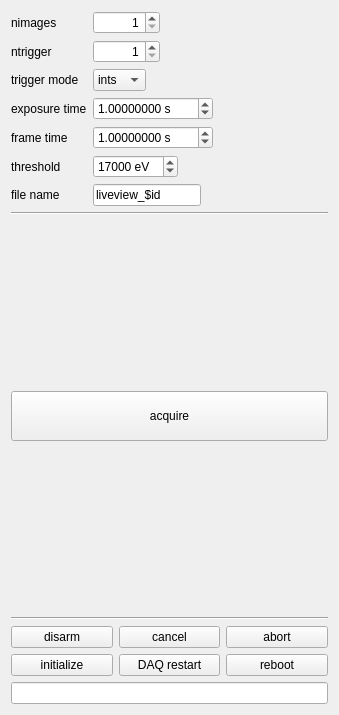
<?xml version="1.0" encoding="UTF-8"?>
<ui version="4.0">
 <class>Form</class>
 <widget class="QWidget" name="Form">
  <property name="geometry">
   <rect>
    <x>0</x>
    <y>0</y>
    <width>339</width>
    <height>715</height>
   </rect>
  </property>
  <property name="windowTitle">
   <string>Form</string>
  </property>
  <layout class="QVBoxLayout" name="verticalLayout">
   <item>
    <layout class="QVBoxLayout" name="verticalLayout_4" stretch="0,0,0,0,0,0,0,0,0">
     <property name="spacing">
      <number>-1</number>
     </property>
     <property name="topMargin">
      <number>0</number>
     </property>
     <property name="bottomMargin">
      <number>0</number>
     </property>
     <item>
      <layout class="QFormLayout" name="formLayout_3">
       <property name="fieldGrowthPolicy">
        <enum>QFormLayout::FieldsStayAtSizeHint</enum>
       </property>
       <property name="topMargin">
        <number>0</number>
       </property>
       <property name="bottomMargin">
        <number>0</number>
       </property>
       <item row="0" column="0">
        <widget class="QLabel" name="nimagesLabel_2">
         <property name="text">
          <string>nimages</string>
         </property>
        </widget>
       </item>
       <item row="0" column="1">
        <widget class="QSpinBox" name="settingNimages">
         <property name="alignment">
          <set>Qt::AlignRight|Qt::AlignTrailing|Qt::AlignVCenter</set>
         </property>
         <property name="minimum">
          <number>1</number>
         </property>
         <property name="maximum">
          <number>1000000</number>
         </property>
        </widget>
       </item>
       <item row="1" column="0">
        <widget class="QLabel" name="ntriggerLabel_2">
         <property name="text">
          <string>ntrigger</string>
         </property>
        </widget>
       </item>
       <item row="1" column="1">
        <widget class="QSpinBox" name="settingNtrigger">
         <property name="alignment">
          <set>Qt::AlignRight|Qt::AlignTrailing|Qt::AlignVCenter</set>
         </property>
         <property name="minimum">
          <number>1</number>
         </property>
         <property name="maximum">
          <number>1000000</number>
         </property>
        </widget>
       </item>
       <item row="2" column="0">
        <widget class="QLabel" name="triggerModeLabel_2">
         <property name="text">
          <string>trigger mode</string>
         </property>
        </widget>
       </item>
       <item row="2" column="1">
        <widget class="QComboBox" name="settingTriggerMode">
         <item>
          <property name="text">
           <string>ints</string>
          </property>
         </item>
         <item>
          <property name="text">
           <string>exte</string>
          </property>
         </item>
         <item>
          <property name="text">
           <string>exts</string>
          </property>
         </item>
        </widget>
       </item>
       <item row="3" column="0">
        <widget class="QLabel" name="exposureTimeLabel_2">
         <property name="text">
          <string>exposure time</string>
         </property>
        </widget>
       </item>
       <item row="3" column="1">
        <widget class="QDoubleSpinBox" name="settingExposureTime">
         <property name="suffix">
          <string> s</string>
         </property>
         <property name="decimals">
          <number>8</number>
         </property>
         <property name="minimum">
          <double>0.000001000000000</double>
         </property>
         <property name="maximum">
          <double>1800.000000000000000</double>
         </property>
         <property name="singleStep">
          <double>0.000001000000000</double>
         </property>
         <property name="value">
          <double>1.000000000000000</double>
         </property>
        </widget>
       </item>
       <item row="5" column="0">
        <widget class="QLabel" name="thresholdLabel_2">
         <property name="text">
          <string>threshold</string>
         </property>
        </widget>
       </item>
       <item row="5" column="1">
        <widget class="QSpinBox" name="settingThreshold">
         <property name="suffix">
          <string> eV</string>
         </property>
         <property name="minimum">
          <number>2700</number>
         </property>
         <property name="maximum">
          <number>100000</number>
         </property>
         <property name="singleStep">
          <number>100</number>
         </property>
         <property name="value">
          <number>17000</number>
         </property>
        </widget>
       </item>
       <item row="6" column="0">
        <widget class="QLabel" name="fileNameLabel_2">
         <property name="text">
          <string>file name</string>
         </property>
        </widget>
       </item>
       <item row="6" column="1">
        <widget class="QLineEdit" name="settingFileName">
         <property name="inputMask">
          <string/>
         </property>
         <property name="text">
          <string>liveview_$id</string>
         </property>
         <property name="maxLength">
          <number>32</number>
         </property>
        </widget>
       </item>
       <item row="4" column="0">
        <widget class="QLabel" name="frameTimeLabel_2">
         <property name="text">
          <string>frame time</string>
         </property>
        </widget>
       </item>
       <item row="4" column="1">
        <widget class="QDoubleSpinBox" name="settingFrameTime">
         <property name="suffix">
          <string> s</string>
         </property>
         <property name="decimals">
          <number>8</number>
         </property>
         <property name="minimum">
          <double>0.000001000000000</double>
         </property>
         <property name="maximum">
          <double>1800.000000000000000</double>
         </property>
         <property name="singleStep">
          <double>0.100000000000000</double>
         </property>
         <property name="value">
          <double>1.000000000000000</double>
         </property>
        </widget>
       </item>
      </layout>
     </item>
     <item>
      <widget class="Line" name="line_2">
       <property name="orientation">
        <enum>Qt::Horizontal</enum>
       </property>
      </widget>
     </item>
     <item>
      <spacer name="verticalSpacer_4">
       <property name="orientation">
        <enum>Qt::Vertical</enum>
       </property>
       <property name="sizeHint" stdset="0">
        <size>
         <width>20</width>
         <height>40</height>
        </size>
       </property>
      </spacer>
     </item>
     <item>
      <layout class="QHBoxLayout" name="horizontalLayout_7">
       <property name="topMargin">
        <number>0</number>
       </property>
       <property name="bottomMargin">
        <number>0</number>
       </property>
       <item>
        <widget class="QPushButton" name="buttonAcquire">
         <property name="sizePolicy">
          <sizepolicy hsizetype="Minimum" vsizetype="Fixed">
           <horstretch>0</horstretch>
           <verstretch>0</verstretch>
          </sizepolicy>
         </property>
         <property name="minimumSize">
          <size>
           <width>50</width>
           <height>50</height>
          </size>
         </property>
         <property name="text">
          <string>acquire</string>
         </property>
        </widget>
       </item>
      </layout>
     </item>
     <item>
      <spacer name="verticalSpacer_5">
       <property name="orientation">
        <enum>Qt::Vertical</enum>
       </property>
       <property name="sizeHint" stdset="0">
        <size>
         <width>20</width>
         <height>40</height>
        </size>
       </property>
      </spacer>
     </item>
     <item>
      <widget class="Line" name="line_4">
       <property name="orientation">
        <enum>Qt::Horizontal</enum>
       </property>
      </widget>
     </item>
     <item>
      <layout class="QHBoxLayout" name="horizontalLayout_4">
       <property name="bottomMargin">
        <number>0</number>
       </property>
       <item>
        <widget class="QPushButton" name="buttonDisarm">
         <property name="text">
          <string>disarm</string>
         </property>
        </widget>
       </item>
       <item>
        <widget class="QPushButton" name="buttonCancel">
         <property name="text">
          <string>cancel</string>
         </property>
        </widget>
       </item>
       <item>
        <widget class="QPushButton" name="buttonAbort">
         <property name="text">
          <string>abort</string>
         </property>
        </widget>
       </item>
      </layout>
     </item>
     <item>
      <layout class="QHBoxLayout" name="horizontalLayout_5">
       <property name="bottomMargin">
        <number>0</number>
       </property>
       <item>
        <widget class="QPushButton" name="buttonInitialize">
         <property name="text">
          <string>initialize</string>
         </property>
        </widget>
       </item>
       <item>
        <widget class="QPushButton" name="buttonDAQRestart">
         <property name="text">
          <string>DAQ restart</string>
         </property>
        </widget>
       </item>
       <item>
        <widget class="QPushButton" name="buttonReboot">
         <property name="text">
          <string>reboot</string>
         </property>
        </widget>
       </item>
      </layout>
     </item>
     <item>
      <widget class="QLineEdit" name="statusText">
       <property name="readOnly">
        <bool>true</bool>
       </property>
      </widget>
     </item>
    </layout>
   </item>
  </layout>
 </widget>
 <resources/>
 <connections/>
</ui>
